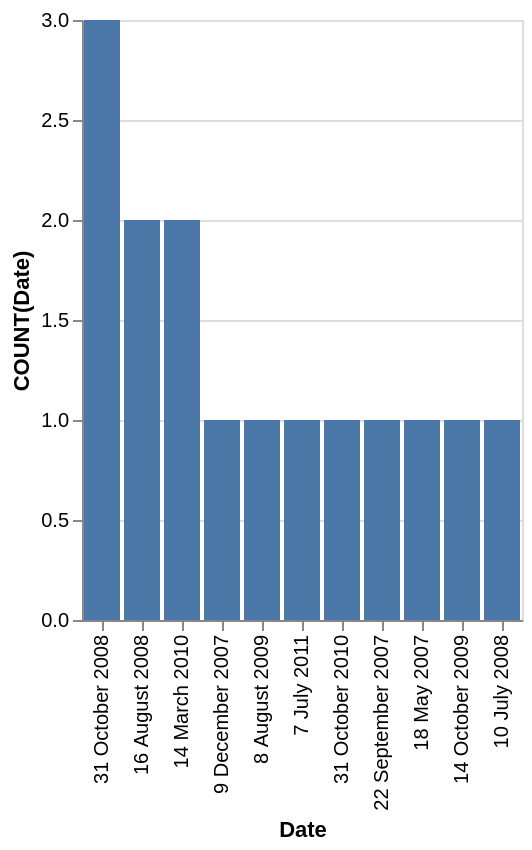

Write a Vega-Lite specification for this figure.
### Vega-Lite specification from a JSON file in a GitHub repository (floating-point values rounded to 4 significant figures)
{"data": {"values": [{"x_data": "31 October 2008", "y_data": 3}, {"x_data": "16 August 2008", "y_data": 2}, {"x_data": "14 March 2010", "y_data": 2}, {"x_data": "9 December 2007", "y_data": 1}, {"x_data": "8 August 2009", "y_data": 1}, {"x_data": "7 July 2011", "y_data": 1}, {"x_data": "31 October 2010", "y_data": 1}, {"x_data": "22 September 2007", "y_data": 1}, {"x_data": "18 May 2007", "y_data": 1}, {"x_data": "14 October 2009", "y_data": 1}, {"x_data": "10 July 2008", "y_data": 1}]}, "mark": "bar", "encoding": {"x": {"field": "x_data", "type": "nominal", "title": "Date", "sort": {"op": "sum", "field": "y_data", "order": "descending"}}, "y": {"field": "y_data", "type": "quantitative", "title": "COUNT(Date)"}}}
